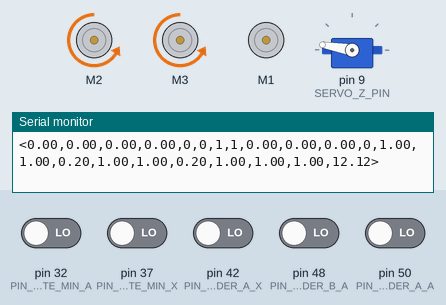
The sketch below on a simulated Arduino Mega 2560, built with avr-gcc and run on an emulated ATmega2560. Shown: 3 × DC motor (green arrow = forward, orange = backward, longer = faster), servo, the last lines printed to the serial monitor. Inputs (shaded band) come from the test bench; at power-on: pin 32 (PIN_LIMITE_MIN_A), pin 37 (PIN_LIMITE_MIN_X), pin 42 (PIN_ENCODER_A_X), pin 48 (PIN_ENCODER_B_A), pin 50 (PIN_ENCODER_A_A) LOW.

Above: at 1.2 s.
1.3 s: pin 32 (PIN_LIMITE_MIN_A) driven HIGH
At 2.1 s:
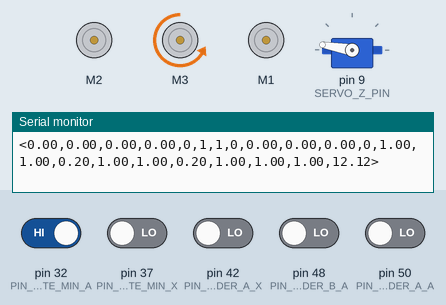
2.8 s: pin 37 (PIN_LIMITE_MIN_X) driven HIGH
At 3.2 s:
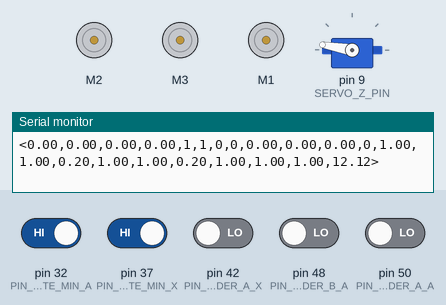
6.8 s: pin 32 (PIN_LIMITE_MIN_A) driven LOW and pin 50 (PIN_ENCODER_A_A) driven HIGH
At 7.8 s:
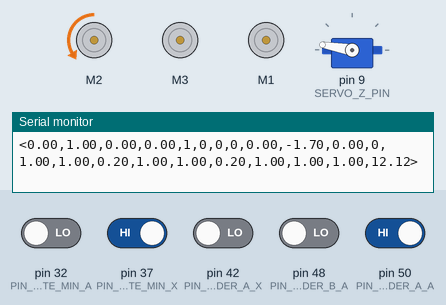
Timing chart, 0 to 9.3 s (numbered marks = the images above; inputs shaded):
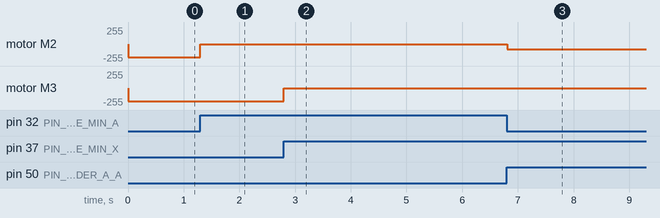

Measured:
- after the input at 1.3 s, motor M2: backward 200/255 → stopped at once
- after the input at 2.8 s, motor M3: backward 200/255 → stopped at once
- after the input at 6.8 s, motor M2: stopped → backward 75/255 at once

The sketch:

Reloj_Mega.ino
```cpp
#include <AFMotor.h>
#include <FlowMeter.h>
#include <PID_v1.h>
#include <Servo.h>
#include <math.h>

// ======================= Motores =======================
AF_DCMotor motorAngulo(2);     // Motor angular (A)
AF_DCMotor motorCorredera(3);  // Motor lineal (X)
AF_DCMotor motorBomba(1);      // Bomba 5V

// ======================= Servo Z =======================
static const uint8_t SERVO_Z_PIN = 9; // Servo Z en pin 9
Servo servoZ;
float z_target_deg = 170.0f;     // 0°=arriba, 180°=abajo
float z_current_deg = 170.0f;
float z_speed_deg_s = 90.0f;    // velocidad por defecto (deg/s)
float z_mm_per_deg = 1.2121;      // conversión mm por grado
const float SERVO_MIN_DEG = 15.0f;  // límite superior mecánico (no subir más que 15°)
const float SERVO_MAX_DEG = 175.0f; // límite inferior mecánico
unsigned long lastServoUpdateMs = 0;

static inline float clampf(float v, float lo, float hi){ return (v<lo?lo:(v>hi?hi:v)); }

static void setServoImmediate(float deg){
  z_current_deg = clampf(deg, SERVO_MIN_DEG, SERVO_MAX_DEG);
  servoZ.write((int)z_current_deg);
}

static void applyServoRamp(unsigned long nowMs){
  unsigned long dtMs = nowMs - lastServoUpdateMs;
  if(dtMs == 0) return;
  lastServoUpdateMs = nowMs;
  float maxStep = z_speed_deg_s * (dtMs / 1000.0f);
  if(maxStep <= 0.0f) return;
  float delta = z_target_deg - z_current_deg;
  if(delta > maxStep) delta = maxStep;
  else if(delta < -maxStep) delta = -maxStep;
  z_current_deg = clampf(z_current_deg + delta, SERVO_MIN_DEG, SERVO_MAX_DEG);
  servoZ.write((int)z_current_deg);
}

// ======================= Calibraciones =======================
float pasosPorMM = 1.0;
float pasosPorGrado = 1.0;
float factorCalibracionFlujo = 1.0;  // Convierte unidades del FlowMeter a ml y ml/s
float caudalBombaMLs = 50.0;         // Caudal fijo de la bomba (ml/s) para control por tiempo

// ======================= Flujo / Volumen =======================
float caudalMLs = 0.0;               // ml/s
float volumenML = 0.0;               // ml acumulados
float volumenObjetivoML = 0.0;       // ml a bombear
int   resetVolumen = 0;
bool  usarSensorFlujo = true;        // true: sensor; false: por tiempo
unsigned long tiempoInicioBombeo = 0;

// ======================= Límites físicos =======================
const int LIMITE_MAX_X_MM = 400;     // mm
const int LIMITE_MAX_A_GRADOS = 360; // grados

// Pines de límites y encoders
const int PIN_LIMITE_MIN_X = 37;
#define PIN_ENCODER_B_X 40
#define PIN_ENCODER_A_X 42
int contadorDistancia = 0;   // para X
int estadoX = 0, ultimoEstadoX = 0;
int estadoLimiteX = 0;

#define PIN_ENCODER_B_A 48
#define PIN_ENCODER_A_A 50
const int PIN_LIMITE_MIN_A = 32;
int contadorAngulo = 0;      // para A
int estadoA = 0, ultimoEstadoA = 0;
int estadoLimiteA = 0;

// ======================= Flags & timing =======================
bool reiniciarX = true;
bool reiniciarA = true;

const unsigned long TIEMPO_ACTUALIZACION_FLUJO_MS = 100; // cada cuánto mido flujo/volumen
const unsigned long TIEMPO_MUESTREO_PID_MS = 100;        // sample time del PID
const unsigned long INTERVALO_ENVIO_MS = 300;            // envío por serial

unsigned long instanteFlujoAnterior = 0;
unsigned long instanteEnvioAnterior = 0;

// ======================= Control PID =======================
// Setpoints y entradas
double setpointX_mm = 0.0, posicionX_mm = 0.0;
double setpointA_deg = 0.0, angulo_deg = 0.0;

// Salidas PID (separadas de energías manuales)
double salidaPID_X = 0.0, salidaPID_A = 0.0;

// Energías manuales (y/o recibidas)
double energiaX = 0.0;        // corredera (X)
double energiaA = 0.0;        // ángulo (A)
double energiaBomba = 0.0;    // bomba (manual)

// Ganancias
double kpX = 1.0, kiX = 1.0, kdX = 0.2;
double kpA = 1.0, kiA = 1.0, kdA = 0.2;

// PIDs
PID pidX(&posicionX_mm, &salidaPID_X, &setpointX_mm, kpX, kiX, kdX, DIRECT);
PID pidA(&angulo_deg,    &salidaPID_A, &setpointA_deg, kpA, kiA, kdA, DIRECT);

// ======================= Flow Meter =======================
FlowMeter *medidorFlujo = nullptr;

// ======================= Energía mínima/máxima =======================
const int ENERGIA_MINIMA = 75;
const int ENERGIA_MAXIMA = 255;

// ======================= Modos por eje =======================
// codigoModo: bit0 = X manual, bit1 = A manual, bit3 = EXECUTE (trigger)
uint8_t codigoModo = 0;

// ----------------------- Prototipos -----------------------
int remapearEnergia(int energia);
void ISRMedidor();
void iniciarMotores();
void iniciarMedidorFlujo();

void leerSensores();
void leerDistancia();
void leerAngulo();
void leerSensorFlujo();

void actualizarControlMotores();
void controlarMotoresReset();

void enviarDatos();
void recibirDatos();
void procesarComando(String command);

// ==========================================================
int remapearEnergia(int energia) {
  if (abs(energia) < ENERGIA_MINIMA && energia != 0) {
    return (energia > 0) ? ENERGIA_MINIMA : -ENERGIA_MINIMA;
  }
  return constrain(energia, -ENERGIA_MAXIMA, ENERGIA_MAXIMA);
}

void ISRMedidor() {
  if (medidorFlujo) medidorFlujo->count();
}

void setup() {
  Serial.begin(115200);

  pinMode(PIN_ENCODER_A_X, INPUT);
  pinMode(PIN_ENCODER_B_X, INPUT);
  pinMode(PIN_LIMITE_MIN_X, INPUT);

  pinMode(PIN_ENCODER_A_A, INPUT);
  pinMode(PIN_ENCODER_B_A, INPUT);
  pinMode(PIN_LIMITE_MIN_A, INPUT);

  iniciarMotores();
  iniciarMedidorFlujo();

  pidX.SetOutputLimits(-255, 255);
  pidA.SetOutputLimits(-255, 255);
  pidX.SetMode(AUTOMATIC);
  pidA.SetMode(AUTOMATIC);
  pidX.SetSampleTime(TIEMPO_MUESTREO_PID_MS);
  pidA.SetSampleTime(TIEMPO_MUESTREO_PID_MS);

  // Servo Z
  servoZ.attach(SERVO_Z_PIN);
  lastServoUpdateMs = millis();
  setServoImmediate(z_current_deg);
}

void loop() {
  recibirDatos();
  leerSensores();
  leerSensorFlujo();
  actualizarControlMotores();
  applyServoRamp(millis());
  enviarDatos();
}

// ======================= Inicialización =======================
void iniciarMotores() {
  motorAngulo.setSpeed(0);    motorAngulo.run(RELEASE);
  motorCorredera.setSpeed(0); motorCorredera.run(RELEASE);
  motorBomba.setSpeed(0);     motorBomba.run(RELEASE);
}

void iniciarMedidorFlujo() {
  // Sensor no calibrado en pin 2; ajustamos con factorCalibracionFlujo
  medidorFlujo = new FlowMeter(digitalPinToInterrupt(2), UncalibratedSensor, ISRMedidor, RISING);
}

// ======================= Sensores =======================
void leerSensorFlujo() {
  unsigned long ahora = millis();
  if (ahora - instanteFlujoAnterior >= TIEMPO_ACTUALIZACION_FLUJO_MS) {
    unsigned long delta = ahora - instanteFlujoAnterior;
    instanteFlujoAnterior = ahora;

    if (usarSensorFlujo) {
      medidorFlujo->tick(delta);

      // Nota: depende de la lib; escalamos con factorCalibracionFlujo a ml/s y ml
      float caudalBruto = medidorFlujo->getCurrentFlowrate();
      float volumenBruto = medidorFlujo->getTotalVolume();

      caudalMLs  = caudalBruto  * factorCalibracionFlujo; // ml/s
      volumenML  = volumenBruto * factorCalibracionFlujo; // ml
    } else {
      // Sin sensor: estimar caudal por energía y cmax; integrar volumen
      float frac = fabs(energiaBomba) / 255.0f;
      if (frac < 0.0f) frac = 0.0f; if (frac > 1.0f) frac = 1.0f;
      caudalMLs = caudalBombaMLs * frac;
      volumenML += caudalMLs * (delta / 1000.0f);
    }
  }
}

void leerSensores() {
  estadoLimiteX = digitalRead(PIN_LIMITE_MIN_X);
  estadoLimiteA = digitalRead(PIN_LIMITE_MIN_A);
  leerDistancia();
  leerAngulo();
}

void leerDistancia() {
  estadoX = digitalRead(PIN_ENCODER_A_X);
  if (estadoX != ultimoEstadoX) {
    if (digitalRead(PIN_ENCODER_B_X) != estadoX) contadorDistancia++;
    else { if (contadorDistancia > 0) contadorDistancia--; else contadorDistancia = 0; }
  }
  ultimoEstadoX = estadoX;

  if (estadoLimiteX == HIGH) contadorDistancia = 0;
  posicionX_mm = (pasosPorMM != 0.0) ? (contadorDistancia / pasosPorMM) : contadorDistancia;
}

void leerAngulo() {
  estadoA = digitalRead(PIN_ENCODER_A_A);
  if (estadoA != ultimoEstadoA) {
    if (digitalRead(PIN_ENCODER_B_A) != estadoA) contadorAngulo++;
    else { if (contadorAngulo > 0) contadorAngulo--; else contadorAngulo = 0; }
  }
  ultimoEstadoA = estadoA;

  if (estadoLimiteA == HIGH) contadorAngulo = 0;
  angulo_deg = (pasosPorGrado != 0.0 && contadorAngulo != 0) ? (contadorAngulo / pasosPorGrado) : contadorAngulo;
}

// ======================= Control de motores =======================
void actualizarControlMotores() {
  // Secuencia de homing
  if (reiniciarX || reiniciarA) { controlarMotoresReset(); return; }

  // Flags de modo por eje
  bool manualX = (codigoModo & 0x01) != 0;
  bool manualA = (codigoModo & 0x02) != 0;

  // Calcular PID (el compute respeta el sample time)
  pidX.Compute();
  pidA.Compute();

  // Selección de comando por eje
  double cmdX = manualX ? energiaX : salidaPID_X;
  double cmdA = manualA ? energiaA : salidaPID_A;

  // Limitar por switches / límites físicos
  if (estadoLimiteX == HIGH && cmdX < 0) { cmdX = 0; contadorDistancia = 0; }
  if (posicionX_mm >= LIMITE_MAX_X_MM && cmdX > 0) cmdX = 0;

  if (estadoLimiteA == HIGH && cmdA < 0) { cmdA = 0; contadorAngulo = 0; }
  if (angulo_deg >= LIMITE_MAX_A_GRADOS && cmdA > 0) cmdA = 0;

  // Remapear energías
  cmdX = remapearEnergia((int)cmdX);
  cmdA = remapearEnergia((int)cmdA);

  // --- Bomba ---
  const int BOMBA_MAX = 255;
  int cmdBomba = 0;
  const float margenObjetivo = 0.05f;
  const bool objetivoPendiente = (volumenObjetivoML - volumenML) > margenObjetivo;
  const bool hayManual = (fabs(energiaBomba) > 1.0f);
  const bool execOn = (codigoModo & 0x08) != 0; // bit 3 como trigger de ejecutar

  if (objetivoPendiente && execOn) {
    if (usarSensorFlujo) {
      cmdBomba = remapearEnergia(BOMBA_MAX);
      motorBomba.setSpeed(abs(cmdBomba));
      motorBomba.run(FORWARD);
    } else {
      // Control proporcional por energía enviada desde el host
      cmdBomba = remapearEnergia((int)energiaBomba);
      if (cmdBomba != 0) {
        motorBomba.setSpeed(abs(cmdBomba));
        motorBomba.run(cmdBomba > 0 ? FORWARD : BACKWARD);
      } else {
        motorBomba.setSpeed(0);
        motorBomba.run(RELEASE);
      }
      // Detener si ya cumplimos objetivo (volumen integrado en leerSensorFlujo)
      if (!((volumenObjetivoML - volumenML) > margenObjetivo)) {
        cmdBomba = 0;
        motorBomba.setSpeed(0);
        motorBomba.run(RELEASE);
        // NO modificar volumenObjetivoML aquí - causa que JS detecte cambio y reinicie
      }
    }
  } else if (hayManual) {
    cmdBomba = remapearEnergia((int)energiaBomba);
    motorBomba.setSpeed(abs(cmdBomba));
    motorBomba.run(cmdBomba > 0 ? FORWARD : BACKWARD);
  } else {
    cmdBomba = 0;
    motorBomba.setSpeed(0);
    motorBomba.run(RELEASE);
    tiempoInicioBombeo = 0;
  }

  // Aplicar a motores A y X
  motorAngulo.setSpeed(abs((int)cmdA));
  motorCorredera.setSpeed(abs((int)cmdX));
  motorAngulo.run(cmdA > 0 ? FORWARD : BACKWARD);
  motorCorredera.run(cmdX > 0 ? FORWARD : BACKWARD);
}

void controlarMotoresReset() {
  // Durante homing, forzamos dirección hacia los límites mínimos
  if (reiniciarX) {
    if (estadoLimiteX == LOW) energiaX = -200;  // hacia atrás
    else { energiaX = 0; reiniciarX = false; contadorDistancia = 0; motorCorredera.run(RELEASE); }
  }
  if (reiniciarA) {
    if (estadoLimiteA == LOW) energiaA = -200;
    else { energiaA = 0; reiniciarA = false; contadorAngulo = 0; motorAngulo.run(RELEASE); }
  }

  // Aplicar energías de reset
  int cmdX = remapearEnergia((int)energiaX);
  int cmdA = remapearEnergia((int)energiaA);
  motorCorredera.setSpeed(abs(cmdX)); motorCorredera.run(cmdX > 0 ? FORWARD : BACKWARD);
  motorAngulo.setSpeed(abs(cmdA));    motorAngulo.run(cmdA > 0 ? FORWARD : BACKWARD);
}

// ======================= I/O Serial =======================
void enviarDatos() {
  unsigned long ahora = millis();
  if (ahora - instanteEnvioAnterior < INTERVALO_ENVIO_MS) return;
  instanteEnvioAnterior = ahora;

  // Comandos aplicados (aprox) para reportar
  bool manualX = (codigoModo & 0x01) != 0;
  bool manualA = (codigoModo & 0x02) != 0;
  double cmdX = manualX ? energiaX : salidaPID_X;
  double cmdA = manualA ? energiaA : salidaPID_A;
  const float margenObjetivo = 0.05f;
  int    cmdB = 0;
  const bool objetivoPendiente = (volumenObjetivoML - volumenML) > margenObjetivo;
  const bool hayManual = (fabs(energiaBomba) > 1.0f);
  if (objetivoPendiente) cmdB = 255;
  else if (hayManual)    cmdB = remapearEnergia((int)energiaBomba);
  else                   cmdB = 0;

  // Reportar Z en mm
  float z_mm = (180.0f - z_current_deg) * z_mm_per_deg;
  String data = String('<') +
    String(posicionX_mm, 2) + "," +     // 0
    String(angulo_deg, 2) + "," +       // 1
    String((float)cmdB, 2) + "," +      // 2  (valor bomba aplicado)
    String(volumenML, 2) + "," +        // 3  (ml acumulados)
    String(estadoLimiteX) + "," +       // 4
    String(estadoLimiteA) + "," +       // 5
    String(reiniciarX ? 1 : 0) + "," +  // 6
    String(reiniciarA ? 1 : 0) + "," +  // 7
    String((float)cmdX, 2) + "," +      // 8
    String((float)cmdA, 2) + "," +      // 9
    String((float)cmdB, 2) + "," +      // 10
    String(codigoModo) + "," +          // 11
    String(kpX, 2) + "," +              // 12
    String(kiX, 2) + "," +              // 13
    String(kdX, 2) + "," +              // 14
    String(kpA, 2) + "," +              // 15
    String(kiA, 2) + "," +              // 16
    String(kdA, 2) + "," +              // 17
    String(pasosPorMM, 2) + "," +       // 18
    String(pasosPorGrado, 2) + "," +    // 19
    String(factorCalibracionFlujo, 2) + "," + // 20
    String(z_mm, 2) +                    // 21: z_mm
    String('>');
  Serial.println(data);
}

void recibirDatos() {
  if (!Serial.available()) return;
  String comando = Serial.readStringUntil('\n');
  procesarComando(comando);
}

void procesarComando(String command) {
  // dividir en tokens por coma (permitir >20 valores)
  const int MAXTOK = 32;
  String vals[MAXTOK];
  int n = 0;
  while (command.length() && n < MAXTOK) {
    int i = command.indexOf(',');
    if (i < 0) { vals[n++] = command; break; }
    vals[n++] = command.substring(0, i);
    command = command.substring(i + 1);
  }

  if (n < 20) {
    Serial.println("Error: cantidad de datos incorrecta.");
    return;
  }

  // ========== Mapeo 1:1 con Python (primeros 20) ==========
  uint8_t modoRx           = (uint8_t)vals[0].toInt();
  double energiaA_rx       = vals[1].toInt();
  double energiaX_rx       = vals[2].toInt();
  double energiaBomba_rx   = vals[3].toInt();
  double setpointX_mm_rx   = vals[4].toFloat();
  double setpointA_deg_rx  = vals[5].toFloat();
  double volumenObj_rx     = vals[6].toFloat();
  double kpX_rx            = vals[7].toFloat();
  double kiX_rx            = vals[8].toFloat();
  double kdX_rx            = vals[9].toFloat();
  double kpA_rx            = vals[10].toFloat();
  double kiA_rx            = vals[11].toFloat();
  double kdA_rx            = vals[12].toFloat();
  int resetVol_rx          = vals[13].toInt();
  bool resetXFlag          = (vals[14].toInt() == 1);
  bool resetAFlag          = (vals[15].toInt() == 1);
  float nuevosPasosMM      = vals[16].toFloat();
  float nuevosPasosGrado   = vals[17].toFloat();
  bool usarSensorFlujo_rx  = (vals[18].toInt() == 1);
  float caudalBomba_rx     = vals[19].toFloat();

  // Aplicar básicos
  codigoModo = modoRx;
  energiaA   = energiaA_rx;
  energiaX   = energiaX_rx;
  energiaBomba = energiaBomba_rx;
  setpointX_mm = setpointX_mm_rx;
  setpointA_deg = setpointA_deg_rx;
  float objetivoAnterior = volumenObjetivoML;
  volumenObjetivoML = volumenObj_rx;
  kpX = kpX_rx; kiX = kiX_rx; kdX = kdX_rx;
  kpA = kpA_rx; kiA = kiA_rx; kdA = kdA_rx;
  pidX.SetTunings(kpX, kiX, kdX);
  pidA.SetTunings(kpA, kiA, kdA);
  if (nuevosPasosMM != 0)    pasosPorMM = nuevosPasosMM;
  if (nuevosPasosGrado != 0) pasosPorGrado = nuevosPasosGrado;
  usarSensorFlujo = usarSensorFlujo_rx;
  caudalBombaMLs  = caudalBomba_rx;
  if (fabs(volumenObjetivoML - objetivoAnterior) > 0.01f) {
    tiempoInicioBombeo = 0;
    if (volumenObjetivoML <= volumenML) {
      volumenObjetivoML = volumenML;
    }
  }

  // Resets
  if (resetXFlag) reiniciarX = true;
  if (resetAFlag) reiniciarA = true;

  if (resetVol_rx == 1) {
    resetVolumen = 0;
    if (medidorFlujo) medidorFlujo->reset();
    volumenML = 0.0;
    tiempoInicioBombeo = 0;
  }

  // ========== Extras opcionales: servo Z ==========
  // Índices: 20=servoZ_deg, 21=servoZ_speed_deg_s, 22=setpointZ_mm, 23=z_mm_per_deg
  if (n > 21) {
    double v = vals[21].toFloat();
    if (!isnan(v) && v >= 0.0) z_speed_deg_s = v;
  }
  if (n > 23) {
    double s = vals[23].toFloat();
    if (!isnan(s) && s > 0.0001) z_mm_per_deg = s;
  }
  bool applied_mm = false;
  if (n > 22) {
    double zmm = vals[22].toFloat();
    if (!isnan(zmm)) {
      double deg = 180.0 - (zmm / (z_mm_per_deg <= 0.0001 ? 1.0 : z_mm_per_deg));
      z_target_deg = clampf(deg, SERVO_MIN_DEG, SERVO_MAX_DEG);
      applied_mm = true;
    }
  }
  if (!applied_mm && n > 20) {
    double d = vals[20].toFloat();
    if (!isnan(d)) z_target_deg = clampf(d, SERVO_MIN_DEG, SERVO_MAX_DEG);
  }
}
// (Se eliminó un bloque duplicado de definición de Servo para evitar redefiniciones)
```
